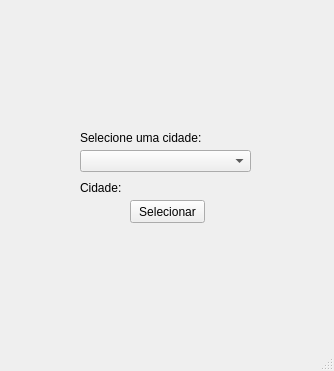
<?xml version="1.0" encoding="UTF-8"?>
<ui version="4.0">
 <class>MainWindow</class>
 <widget class="QMainWindow" name="MainWindow">
  <property name="geometry">
   <rect>
    <x>0</x>
    <y>0</y>
    <width>334</width>
    <height>371</height>
   </rect>
  </property>
  <property name="windowTitle">
   <string>MainWindow</string>
  </property>
  <widget class="QWidget" name="centralwidget">
   <widget class="QLabel" name="label">
    <property name="geometry">
     <rect>
      <x>80</x>
      <y>130</y>
      <width>121</width>
      <height>16</height>
     </rect>
    </property>
    <property name="text">
     <string>Selecione uma cidade:</string>
    </property>
   </widget>
   <widget class="QLabel" name="label_2">
    <property name="geometry">
     <rect>
      <x>80</x>
      <y>180</y>
      <width>221</width>
      <height>16</height>
     </rect>
    </property>
    <property name="text">
     <string>Cidade: </string>
    </property>
   </widget>
   <widget class="QComboBox" name="comboBox">
    <property name="geometry">
     <rect>
      <x>80</x>
      <y>150</y>
      <width>171</width>
      <height>22</height>
     </rect>
    </property>
   </widget>
   <widget class="QPushButton" name="pushButton">
    <property name="geometry">
     <rect>
      <x>130</x>
      <y>200</y>
      <width>75</width>
      <height>23</height>
     </rect>
    </property>
    <property name="text">
     <string>Selecionar</string>
    </property>
   </widget>
  </widget>
  <widget class="QMenuBar" name="menubar">
   <property name="geometry">
    <rect>
     <x>0</x>
     <y>0</y>
     <width>334</width>
     <height>21</height>
    </rect>
   </property>
  </widget>
  <widget class="QStatusBar" name="statusbar"/>
 </widget>
 <resources/>
 <connections/>
</ui>
